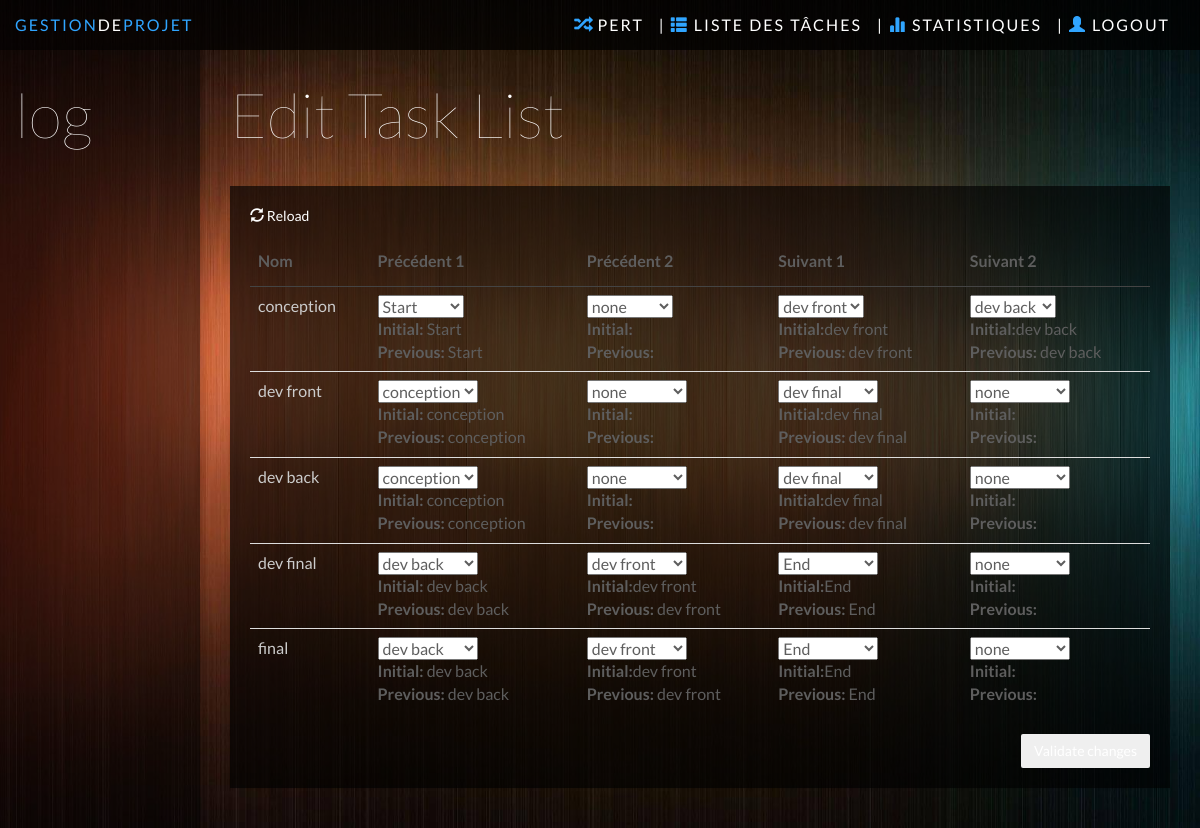
The app's page /tasklist_edit.php with its own data.
### tables this page shows
CREATE TABLE IF NOT EXISTS `tache` (
  `id` int(10) NOT NULL AUTO_INCREMENT,
  `idProjet` int(10) NOT NULL,
  `idRessource` int(10) NOT NULL,
  `nom` varchar(50) NOT NULL,
  `suivant1` varchar(50) NOT NULL,
  `suivant2` varchar(50) NOT NULL,
  `precedent1` varchar(50) NOT NULL,
  `precedent2` varchar(50) NOT NULL,
  PRIMARY KEY (`id`)
);

### models/cnx.php (called while the page is built)
<?php
function getBdd() {
	try
	{
		$bdd = new PDO('mysql:host=localhost;dbname=m1bd;charset=utf8', 'root', '');
	}
	catch(Exception $e)
	{
	        die('Erreur : '.$e->getMessage());
	}
  return $bdd;
}
?>

### models/Project.php (called while the page is built, shortened)
<?php
require("Task.php");
class Project
{
	var $listeSimulateurs;
	var $bdd;
	private static $_instance = null;
	function __construct($id, $nom, $tacheDebut, $tacheFin)
	{
		$this->listeSimulateurs = array();
		$this->bdd = getBdd();
		$this->loadListeTaches();
		$this->loadListeSimulateurs();
	}
	function loadListeTaches()
	{
		$reponse = $this->bdd->query('SELECT * FROM tache');
		while ($donnees = $reponse->fetch())
		{
			$tache = new Task($donnees['id'], $donnees['nom'], $donnees['precedent1'], $donnees['precedent2'], $donnees['suivant1'], $donnees['suivant2'], $this);
			$tache->loadLoi();
		}
	}
	function loadListeSimulateurs()
	{
		$reponse = $this->bdd->query('SELECT * FROM simulateur');
		while ($donnees = $reponse->fetch())
		{
			if($donnees['typeSimulateur'] == SimulateurEnum::ChargeGlobale) {
				$simulateur = new SimulationChargeGlobale($donnees['typeSimulateur'], $donnees['nbEchantillons'], $donnees['largeurIntervalle'], $this);
				$simulateur->probabilite = $donnees['probabilite'];
				$simulateur->charge = $donnees['charge'];
				array_push($this->listeSimulateurs, $simulateur);
			}
		}
	}
	public static function getInstance() {
		if(is_null(self::$_instance)) {
			self::$_instance = new Project(1, 'Gna', null, null);
		}
		return self::$_instance;
	}
}
?>

### models/Task.php (called while the page is built, shortened)
<?php
require("cnx.php");
class Task
{
	var $bdd;
	function __construct($id, $nom, $precedent1, $precedent2, $suivant1, $suivant2, $projet)
	{
		$this->id = $id;
		$this->nom = $nom;
		$this->precedent1 = $precedent1;
		$this->precedent2 = $precedent2;
		$this->suivant1 = $suivant1;
		$this->suivant2 = $suivant2;
		$this->bdd = getBdd();
	}
	public function loadLoi()
	{
		$reponse = $this->bdd->query('SELECT l.* FROM tache t, loi l where t.id = l.idTache');
		$loi = $reponse->fetch();
		if($loi['nom'] == LoiEnum::Beta) {
			$reponse = $this->bdd->query('SELECT b.* FROM loi l, loiBeta b where l.id = b.id');
			$beta = $reponse->fetch();
		} else if($loi['nom'] == LoiEnum::Triangulaire) {
			$reponse = $this->bdd->query('SELECT t.* FROM loi l, loiTriangulaire t where l.id = t.id');
			$triangulaire = $reponse->fetch();
			$this->loi = new LoiTriangulaire($loi['valeurMin'], $loi['valeurMax'], $triangulaire['c']);
		} else if($loi['nom'] == LoiEnum::Normale) {
			$reponse = $this->bdd->query('SELECT n.* FROM loi l, loiNormale n where l.id = n.id');
			$normale = $reponse->fetch();
			$this->loi = new LoiNormaleTronquee($loi['valeurMin'], $loi['valeurMax'], $normale['mu'], $normale['sigma']);
		} else if($loi['nom'] == LoiEnum::Uniforme) {
			$this->loi = new LoiRand($loi['valeurMin'], $loi['valeurMax']);
		} else if($loi['nom'] == LoiEnum::SansLoi) {
			$this->loi = new SansLoi($loi['valeurMax']);
		}
	}
}
?>

### tasklist_edit.php (the view, shortened to what this page needs)
<?php
require("models/Project.php");
$project = Project::getInstance();
?>
<html>
<head>
    <link href="css/bootstrap.min.css" rel="stylesheet">
    <link href="css/styles.css" rel="stylesheet">
    <link href="css/joint.css" rel="stylesheet">
</head>
<body>
<?php
require 'navbar.php';
?>
<div class="col-sm-3 col-lg-2 sidebar">
    <div class="col-lg-12">
        <h1 class="page-header">log</h1>
    </div>
</div>
<div class="col-sm-9 col-sm-offset-3 col-lg-10 col-lg-offset-2 main">
    <div class="row">
        <div class="col-lg-12">
            <h1 class="page-header">Edit Task List</h1>
        </div>
    </div>
    <div class="row">
        <div class="col-lg-12">
            <div class="panel panel-default">
                <div class="panel-body">
                    <p><a href="tasklist_edit.php" style="text-decoration: none;"><span class="glyphicon glyphicon-refresh"></span> Reload</a></p>
                    <table class="table" id="tableEdition" style="color: #5e5e5e;">
                        <thead>
                        <tr>
                            <th>Nom</th>
                            <th>Précédent 1</th>
                            <th>Précédent 2</th>
                            <th>Suivant 1</th>
                            <th>Suivant 2</th>
                        </tr>
                        </thead>
                        <tbody>
                        <?php foreach ($project->listeTaches as $task) { ?>
                        <tr>
                            <td><p class="nom"><?php echo $task->nom;?></p></td>
                            <td>
                                <select class="precs1" id="prec1OfTask<?php echo $task->id;?>">
                                    <option <?php if($task->precedent1 === 'Start') { ?> selected="selected" <?php } ?> value="Start">Start</option>
                                    <?php foreach ($project->listeTaches as $t) {
                                        if ($task->id !== $t->id) { ?>
                                            <option <?php if($task->precedent1 == $t->nom) {?> selected="selected" <?php } ?> value="<?php echo $t->nom;?>"><?php echo $t->nom?></option>
                                        <?php }?>
                                    <?php } ?>
                                </select>
                                <div class="initial"><b>Initial: </b><span class="init"><?php echo $task->precedent1 ?></span></div>
                                <div class="previous"><b>Previous: </b><span class='prev'><?php echo $task->precedent1 ?></span></div>
                            </td>
                            <td>
                                <select class="precs2" id="prec2OfTask<?php echo $task->id;?>">
                                    <option <?php if($task->precedent2 === '') { ?> selected="selected" <?php } ?> value="">none</option>
                                    <?php foreach ($project->listeTaches as $t) {
                                        if ($task->id !== $t->id) { ?>
                                            <option <?php if($task->precedent2 == $t->nom) {?> selected="selected" <?php } ?> value="<?php echo $t->nom;?>"><?php echo $t->nom?></option>
                                        <?php }?>
                                    <?php } ?>
                                </select>
                                <div class="initial"><b>Initial:</b><span class="init"><?php echo $task->precedent2 ?></span></div>
                                <div class="previous"><b>Previous: </b><span class='prev'><?php echo $task->precedent2 ?></span></div>
                            </td>
                            <td>
                                <select class="suivs1" id="suiv1OfTask<?php echo $task->id;?>">
                                    <?php foreach ($project->listeTaches as $t) {
                                        if ($task->id !== $t->id) { ?>
                                            <option <?php if($task->suivant1 == $t->nom) {?> selected="selected" <?php } ?> value="<?php echo $t->nom;?>"><?php echo $t->nom?></option>
                                        <?php }?>
                                    <?php } ?>
                                    <option <?php if($task->suivant1 === 'End') { ?> selected="selected" <?php } ?> value="End">End</option>
                                </select>
                                <div class="initial"><b>Initial:</b><span class="init"><?php echo $task->suivant1 ?></span></div>
                                <div class="previous"><b>Previous: </b><span class='prev'><?php echo $task->suivant1 ?></span></div>
                            </td>
                            <td>
                                <select class="suivs2" id="suiv1OfTask<?php echo $task->id;?>">
                                    <option <?php if($task->suivant2 === '') { ?> selected="selected" <?php } ?> value="">none</option>
                                    <?php foreach ($project->listeTaches as $t) {
                                        if ($task->id !== $t->id) { ?>
                                            <option <?php if($task->suivant2 == $t->nom) {?> selected="selected" <?php } ?> value="<?php echo $t->nom;?>"><?php echo $t->nom?></option>
                                        <?php }?>
                                    <?php } ?>
                                </select>
                                <div class="initial"><b>Initial:</b><span class="init"><?php echo $task->suivant2 ?></span></div>
                                <div class="previous"><b>Previous: </b><span class='prev'><?php echo $task->suivant2 ?></span></div>
                            </td>
                        </tr>
                        <?php } ?>
                        </tbody>
                    </table>
                    <form id="validateTableForm" method="POST" action="update.php">
                        <button class="btn pull-right" type="submit">Validate changes</button>
                    </form>
                </div>
            </div>
        </div>
    </div>
</div>
</body>
</html>

### css/styles.css (style rules this page uses)
body { background-color: #444; background-image: url(../img/bg.jpg); background-size: cover; -webkit-background-size: cover; -moz-background-size: cover; -o-background-size: cover; font-family: 'Lato'; padding-top: 50px; color: #fff; }
.row { margin: 0; }
.panel-body { padding: 20px; }
.main { padding-bottom: 20px; }
p { color: #ccc; }
a, a:hover, a:focus { color: #fff; }
h1, h2, h3, h4, h5, h6 { color: #fff; }
h1 { font-weight: 100; font-size: 62px; }
.btn { border-radius: 2px; }
.panel { border: 0; background: #333; background: rgba(0, 0, 0, .65); border-radius: 0; margin-top: -1px; }
.sidebar { display: block; background-color: #333; background: rgba(0, 0, 0, .5); padding: 0; display: none; }
@media (min-width: 768px) { .sidebar { display: block; position: fixed; top: 50px; bottom: 0; left: 0; z-index: 1000; display: block; margin: 0; padding: 0; overflow-x: hidden; overflow-y: auto; box-shadow: 1px 0px 10px rgba(0, 0, 0, .25); } }
h1.page-header { margin-top: 30px; margin-bottom: 30px; border-bottom: 0; color: #fff; }
.table { background: none; }
.table>thead>tr>th { border-bottom: 1px solid #444; vertical-align: middle; height: 50px; }

### records on screen
tache: nom "conception", precedent1+id "Start", precedent1 "Start", precedent2+id "none", suivant1+id "dev front", suivant1 "dev front", suivant2+id "dev back", suivant2 "dev back"
tache: nom "dev front", precedent1+id "conception", precedent1 "conception", precedent2+id "none", suivant1+id "dev final", suivant1 "dev final", suivant2+id "none"
tache: nom "dev back", precedent1+id "conception", precedent1 "conception", precedent2+id "none", suivant1+id "dev final", suivant1 "dev final", suivant2+id "none"
tache: nom "dev final", precedent1+id "dev back", precedent1 "dev back", precedent2+id "dev front", precedent2 "dev front", suivant1+id "End", suivant1 "End", suivant2+id "none"
tache: nom "final", precedent1+id "dev back", precedent1 "dev back", precedent2+id "dev front", precedent2 "dev front", suivant1+id "End", suivant1 "End", suivant2+id "none"
